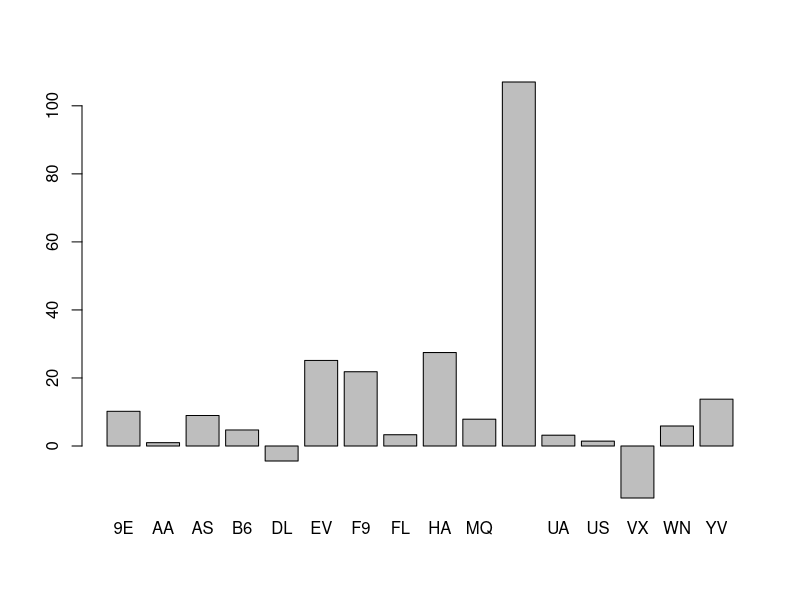

The R source for this figure:
## ---- chunk 1
somedata <- c(10.4, 9.8, 5.6, 4,9, 2,4, 3.1, 7.2, 6.4, 8.8, 12.5, 21.7)

## ---- chunk 2
somedata[5]
## ---- chunk 3
somedata[-5]
## ---- chunk 4
length(somedata)
## ---- chunk 5
max(somedata)-min(somedata)
## ---- chunk 6
somedata[somedata > 10]
## ---- chunk 7
7.2 %in% somedata
## ---- chunk 8
student.state <- c("MI", "IL", "NY", "MI", "NY", "HI", "IL", "MI", "MI", "NY")
## ---- chunk 9
fac.student.state<-as.factor(student.state)
## ---- chunk 10
length(levels(fac.student.state))
## ---- chunk 11
freq.df=as.data.frame(table(fac.student.state))
freq.df$fac.student.state[which(freq.df$Freq == 1)]
## ---- chunk 12
# Write code below to import nycflightsjan13 dataset into an object named nyc
nyc=read.csv("nycflightsjan13.csv")
str(nyc)
## ---- chunk 13
table(nyc$carrier=="UA"&nyc$month==1&nyc$day==12)["TRUE"]
## ---- chunk 14
# average delay:
mean(nyc$arr_delay,na.rm = TRUE)
# max delay:
max(nyc$arr_delay,na.rm = TRUE)
# median delay:
median(nyc$arr_delay,na.rm = TRUE)
## ---- chunk 15
delay.by.airline=tapply(nyc$arr_delay, nyc$carrier, mean,na.rm=TRUE)
delay.by.airline
## ---- chunk 16
barplot(delay.by.airline)
#
